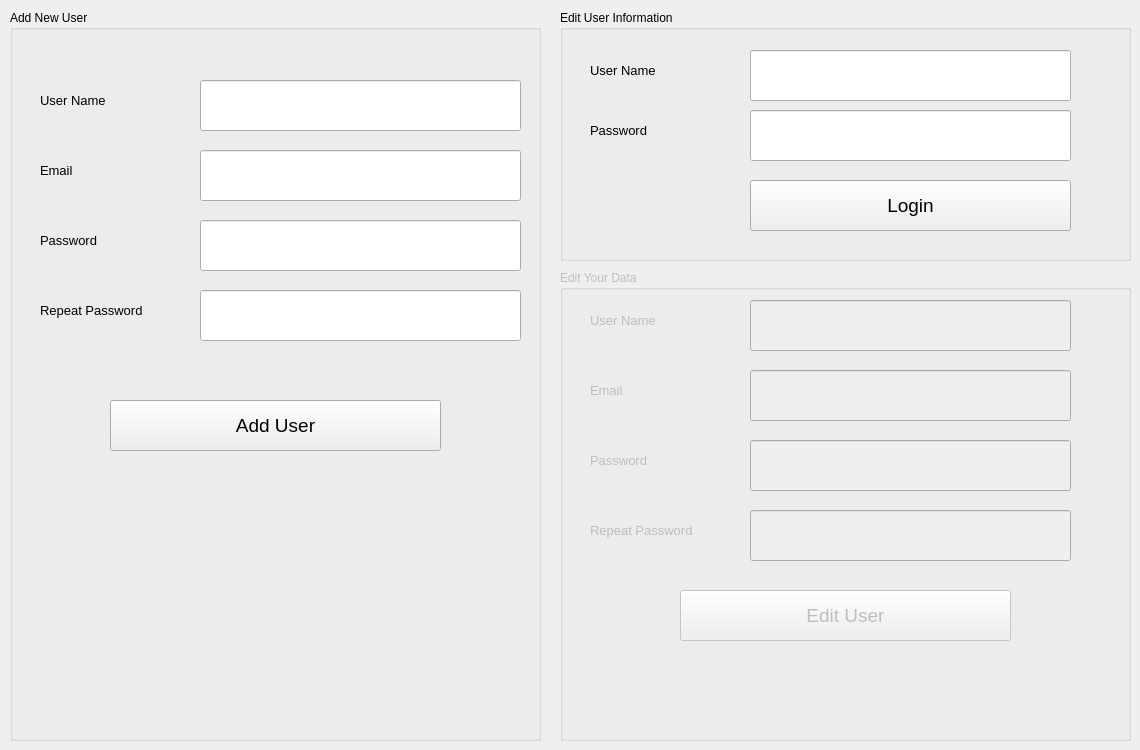
    <widget class="QWidget" name="tab_3">
     <attribute name="title">
      <string>Page</string>
     </attribute>
     <widget class="QGroupBox" name="groupBox">
      <property name="geometry">
       <rect>
        <x>10</x>
        <y>10</y>
        <width>531</width>
        <height>731</height>
       </rect>
      </property>
      <property name="title">
       <string>Add New User</string>
      </property>
      <widget class="QLabel" name="label_16">
       <property name="geometry">
        <rect>
         <x>30</x>
         <y>80</y>
         <width>101</width>
         <height>21</height>
        </rect>
       </property>
       <property name="font">
        <font>
         <family>Segoe UI</family>
         <pointsize>10</pointsize>
        </font>
       </property>
       <property name="text">
        <string>User Name</string>
       </property>
      </widget>
      <widget class="QLineEdit" name="lineEdit_9">
       <property name="geometry">
        <rect>
         <x>190</x>
         <y>70</y>
         <width>321</width>
         <height>51</height>
        </rect>
       </property>
      </widget>
      <widget class="QLineEdit" name="lineEdit_10">
       <property name="geometry">
        <rect>
         <x>190</x>
         <y>140</y>
         <width>321</width>
         <height>51</height>
        </rect>
       </property>
      </widget>
      <widget class="QLabel" name="label_17">
       <property name="geometry">
        <rect>
         <x>30</x>
         <y>150</y>
         <width>101</width>
         <height>21</height>
        </rect>
       </property>
       <property name="font">
        <font>
         <family>Segoe UI</family>
         <pointsize>10</pointsize>
        </font>
       </property>
       <property name="text">
        <string>Email</string>
       </property>
      </widget>
      <widget class="QLineEdit" name="lineEdit_11">
       <property name="geometry">
        <rect>
         <x>190</x>
         <y>210</y>
         <width>321</width>
         <height>51</height>
        </rect>
       </property>
       <property name="font">
        <font>
         <pointsize>8</pointsize>
        </font>
       </property>
       <property name="echoMode">
        <enum>QLineEdit::Password</enum>
       </property>
      </widget>
      <widget class="QLabel" name="label_18">
       <property name="geometry">
        <rect>
         <x>30</x>
         <y>220</y>
         <width>101</width>
         <height>21</height>
        </rect>
       </property>
       <property name="font">
        <font>
         <family>Segoe UI</family>
         <pointsize>10</pointsize>
        </font>
       </property>
       <property name="text">
        <string>Password</string>
       </property>
      </widget>
      <widget class="QLineEdit" name="lineEdit_12">
       <property name="geometry">
        <rect>
         <x>190</x>
         <y>280</y>
         <width>321</width>
         <height>51</height>
        </rect>
       </property>
       <property name="echoMode">
        <enum>QLineEdit::Password</enum>
       </property>
      </widget>
      <widget class="QLabel" name="label_19">
       <property name="geometry">
        <rect>
         <x>30</x>
         <y>290</y>
         <width>131</width>
         <height>21</height>
        </rect>
       </property>
       <property name="font">
        <font>
         <family>Segoe UI</family>
         <pointsize>10</pointsize>
        </font>
       </property>
       <property name="text">
        <string>Repeat Password</string>
       </property>
      </widget>
      <widget class="QPushButton" name="pushButton_11">
       <property name="geometry">
        <rect>
         <x>100</x>
         <y>390</y>
         <width>331</width>
         <height>51</height>
        </rect>
       </property>
       <property name="font">
        <font>
         <family>Segoe UI</family>
         <pointsize>14</pointsize>
        </font>
       </property>
       <property name="text">
        <string>Add User</string>
       </property>
      </widget>
      <widget class="QLabel" name="label_30">
       <property name="geometry">
        <rect>
         <x>190</x>
         <y>340</y>
         <width>251</width>
         <height>20</height>
        </rect>
       </property>
       <property name="font">
        <font>
         <family>Segoe UI</family>
         <pointsize>10</pointsize>
        </font>
       </property>
       <property name="text">
        <string/>
       </property>
      </widget>
     </widget>
     <widget class="QGroupBox" name="groupBox_2">
      <property name="geometry">
       <rect>
        <x>560</x>
        <y>10</y>
        <width>571</width>
        <height>251</height>
       </rect>
      </property>
      <property name="title">
       <string>Edit User Information</string>
      </property>
      <widget class="QPushButton" name="pushButton_13">
       <property name="geometry">
        <rect>
         <x>190</x>
         <y>170</y>
         <width>321</width>
         <height>51</height>
        </rect>
       </property>
       <property name="font">
        <font>
         <family>Segoe UI</family>
         <pointsize>14</pointsize>
        </font>
       </property>
       <property name="text">
        <string>Login</string>
       </property>
      </widget>
      <widget class="QLineEdit" name="lineEdit_17">
       <property name="geometry">
        <rect>
         <x>190</x>
         <y>100</y>
         <width>321</width>
         <height>51</height>
        </rect>
       </property>
       <property name="echoMode">
        <enum>QLineEdit::Password</enum>
       </property>
      </widget>
      <widget class="QLabel" name="label_24">
       <property name="geometry">
        <rect>
         <x>30</x>
         <y>110</y>
         <width>101</width>
         <height>21</height>
        </rect>
       </property>
       <property name="font">
        <font>
         <family>Segoe UI</family>
         <pointsize>10</pointsize>
        </font>
       </property>
       <property name="text">
        <string>Password</string>
       </property>
      </widget>
      <widget class="QLabel" name="label_25">
       <property name="geometry">
        <rect>
         <x>30</x>
         <y>50</y>
         <width>101</width>
         <height>21</height>
        </rect>
       </property>
       <property name="font">
        <font>
         <family>Segoe UI</family>
         <pointsize>10</pointsize>
        </font>
       </property>
       <property name="text">
        <string>User Name</string>
       </property>
      </widget>
      <widget class="QLineEdit" name="lineEdit_18">
       <property name="geometry">
        <rect>
         <x>190</x>
         <y>40</y>
         <width>321</width>
         <height>51</height>
        </rect>
       </property>
      </widget>
     </widget>
     <widget class="QGroupBox" name="groupBox_4">
      <property name="enabled">
       <bool>false</bool>
      </property>
      <property name="geometry">
       <rect>
        <x>560</x>
        <y>270</y>
        <width>571</width>
        <height>471</height>
       </rect>
      </property>
      <property name="title">
       <string>Edit Your Data</string>
      </property>
      <widget class="QLineEdit" name="lineEdit_16">
       <property name="geometry">
        <rect>
         <x>190</x>
         <y>100</y>
         <width>321</width>
         <height>51</height>
        </rect>
       </property>
      </widget>
      <widget class="QPushButton" name="pushButton_12">
       <property name="geometry">
        <rect>
         <x>120</x>
         <y>320</y>
         <width>331</width>
         <height>51</height>
        </rect>
       </property>
       <property name="font">
        <font>
         <family>Segoe UI</family>
         <pointsize>14</pointsize>
        </font>
       </property>
       <property name="text">
        <string>Edit User</string>
       </property>
      </widget>
      <widget class="QLabel" name="label_22">
       <property name="geometry">
        <rect>
         <x>30</x>
         <y>110</y>
         <width>101</width>
         <height>21</height>
        </rect>
       </property>
       <property name="font">
        <font>
         <family>Segoe UI</family>
         <pointsize>10</pointsize>
        </font>
       </property>
       <property name="text">
        <string>Email</string>
       </property>
      </widget>
      <widget class="QLabel" name="label_20">
       <property name="geometry">
        <rect>
         <x>30</x>
         <y>180</y>
         <width>101</width>
         <height>21</height>
        </rect>
       </property>
       <property name="font">
        <font>
         <family>Segoe UI</family>
         <pointsize>10</pointsize>
        </font>
       </property>
       <property name="text">
        <string>Password</string>
       </property>
      </widget>
      <widget class="QLineEdit" name="lineEdit_14">
       <property name="geometry">
        <rect>
         <x>190</x>
         <y>170</y>
         <width>321</width>
         <height>51</height>
        </rect>
       </property>
       <property name="echoMode">
        <enum>QLineEdit::Password</enum>
       </property>
      </widget>
      <widget class="QLineEdit" name="lineEdit_15">
       <property name="geometry">
        <rect>
         <x>190</x>
         <y>30</y>
         <width>321</width>
         <height>51</height>
        </rect>
       </property>
      </widget>
      <widget class="QLabel" name="label_21">
       <property name="geometry">
        <rect>
         <x>30</x>
         <y>250</y>
         <width>131</width>
         <height>21</height>
        </rect>
       </property>
       <property name="font">
        <font>
         <family>Segoe UI</family>
         <pointsize>10</pointsize>
        </font>
       </property>
       <property name="text">
        <string>Repeat Password</string>
       </property>
      </widget>
      <widget class="QLineEdit" name="lineEdit_13">
       <property name="geometry">
        <rect>
         <x>190</x>
         <y>240</y>
         <width>321</width>
         <height>51</height>
        </rect>
       </property>
       <property name="echoMode">
        <enum>QLineEdit::Password</enum>
       </property>
      </widget>
      <widget class="QLabel" name="label_23">
       <property name="geometry">
        <rect>
         <x>30</x>
         <y>40</y>
         <width>101</width>
         <height>21</height>
        </rect>
       </property>
       <property name="font">
        <font>
         <family>Segoe UI</family>
         <pointsize>10</pointsize>
        </font>
       </property>
       <property name="text">
        <string>User Name</string>
       </property>
      </widget>
      <widget class="QLabel" name="label_31">
       <property name="geometry">
        <rect>
         <x>190</x>
         <y>300</y>
         <width>251</width>
         <height>20</height>
        </rect>
       </property>
       <property name="font">
        <font>
         <family>Segoe UI</family>
         <pointsize>10</pointsize>
        </font>
       </property>
       <property name="text">
        <string/>
       </property>
      </widget>
     </widget>
    </widget>
